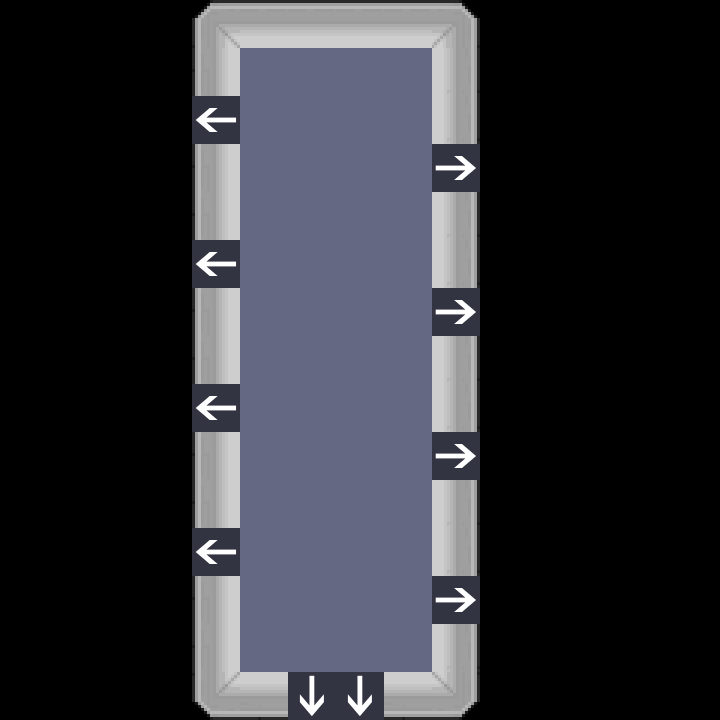

This is a level from a 2D game, rendered from its Tiled map with the project's own tilesets. A one-line summary and the map file follow, with tile-layer data summarised:
An orthogonal 15x15 tile map with 48x48 px tiles, 6 tile layers (floor 1, floor 2, map-transition, Murs, ...).

<map version="1.0" orientation="orthogonal" width="15" height="15" tilewidth="48" tileheight="48">
 <tileset firstgid="1" name="tilesheet" tilewidth="48" tileheight="48">
  <image source="../img/tilesheet.png" width="960" height="1820" />
 </tileset>
 <layer name="floor 1" width="15" height="15">
  <data>[225 cells, 78 non-empty, 1 distinct tile ids]</data>
 </layer>
 <layer name="floor 2" width="15" height="15">
  <data>[225 cells, 4 non-empty, 1 distinct tile ids]</data>
 </layer>
 <layer name="map-transition" width="15" height="15">
  <data>[225 cells, 12 non-empty, 3 distinct tile ids]</data>
 </layer>
 <layer name="Murs" width="15" height="15">
  <data>[225 cells, 28 non-empty, 8 distinct tile ids]</data>
 </layer>
 <layer name="Objets" width="15" height="15">
  <data>[225 cells, 0 non-empty, 0 distinct tile ids]</data>
 </layer>
 <layer name="Objets 2" width="15" height="15">
  <data>[225 cells, 0 non-empty, 0 distinct tile ids]</data>
 </layer>
</map>
